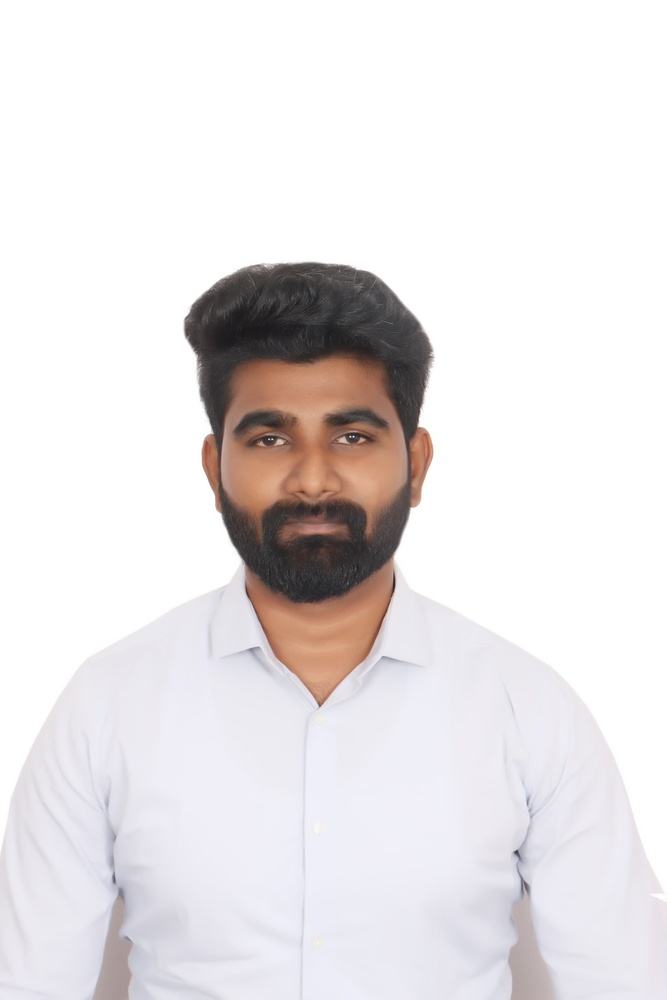
#> input picture opencv/demoimages/Prem_picture.jpg, 667 x 1000 px, shrunk from 2320 x 3480 before the run, found by its file name
$ python 2dconvolution.py
#> lines starting #> are read from the running program, lines starting #| are printed output that depends on the picture
import cv2
import os
import matplotlib.pyplot as plt
import numpy as np
def convolution2d():
    root = os.getcwd()
    filename = 'demoimages//Prem_picture.JPG'
    imagePath = os.path.join(root,filename)
    img =  cv2.imread(imagePath)
#> img is the input picture: shape (1000, 667, 3); mean B, G, R 228.9, 227.9, 231.6
    imgRGB = cv2.cvtColor(img, cv2.COLOR_BGR2RGB)
    n=100
    Kernel = np.ones((n,n),np.float32)/(n*n)
    imgFiltered = cv2.filter2D(imgRGB,-1,Kernel)
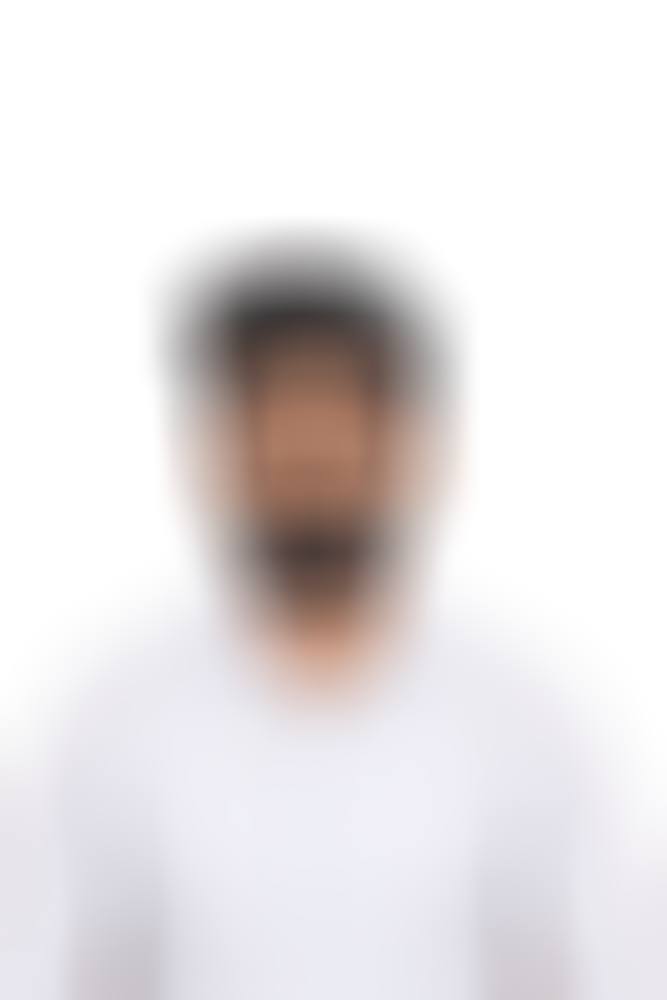
#> imgFiltered: shape (1000, 667, 3); mean R, G, B 231.6, 227.9, 228.9
    plt.figure()

    plt.subplot(121)
    plt.imshow(imgRGB)
    plt.title('Original Image')

    plt.subplot(122)
    plt.imshow(imgFiltered)
    plt.title('Filtered Image')

    plt.show()
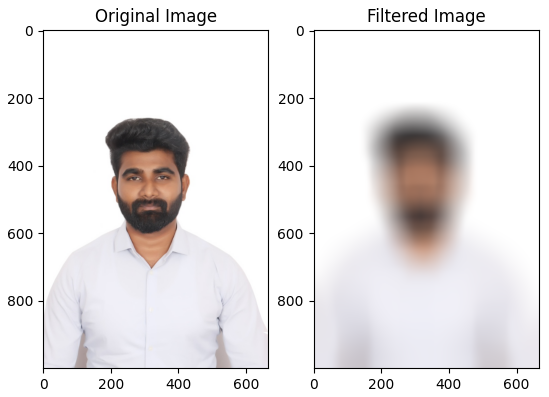
#> figure drawn by matplotlib, 2 panels
if __name__ == "__main__":
    convolution2d()

$ run again, with opencv/demoimages/10104782.jpg copied over opencv/demoimages/Prem_picture.jpg
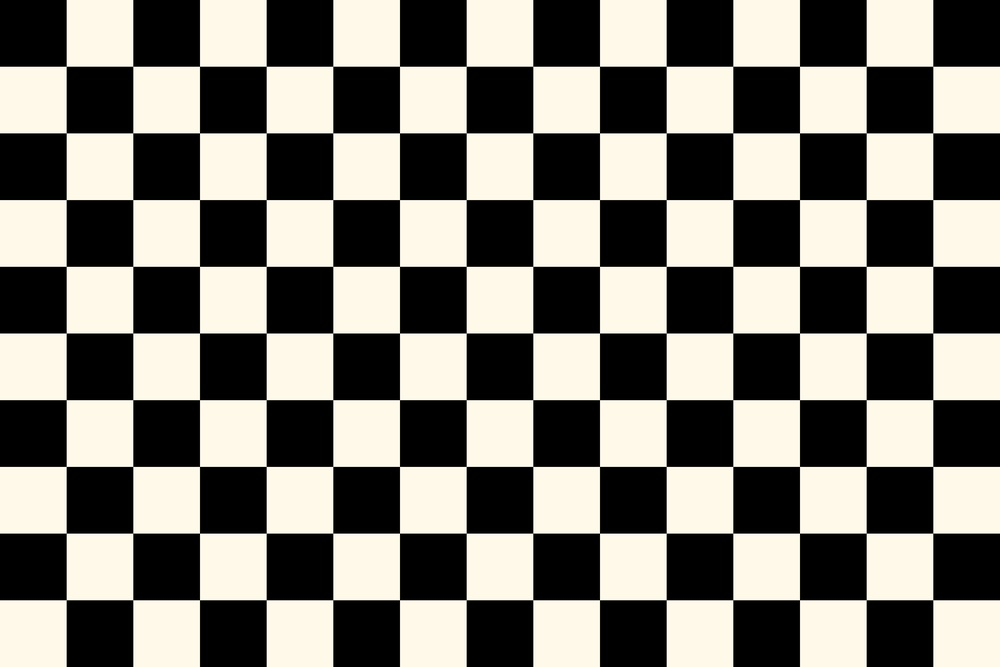
#> input picture opencv/demoimages/10104782.jpg, 1000 x 667 px, shrunk from 3000 x 2000 before the run, found by its file name
#> in convolution2d, img is the input picture: shape (667, 1000, 3); mean B, G, R 116.9, 124.7, 127.5
#> in convolution2d, `imgFiltered = cv2.filter2D(imgRGB,-1,Kernel)`:
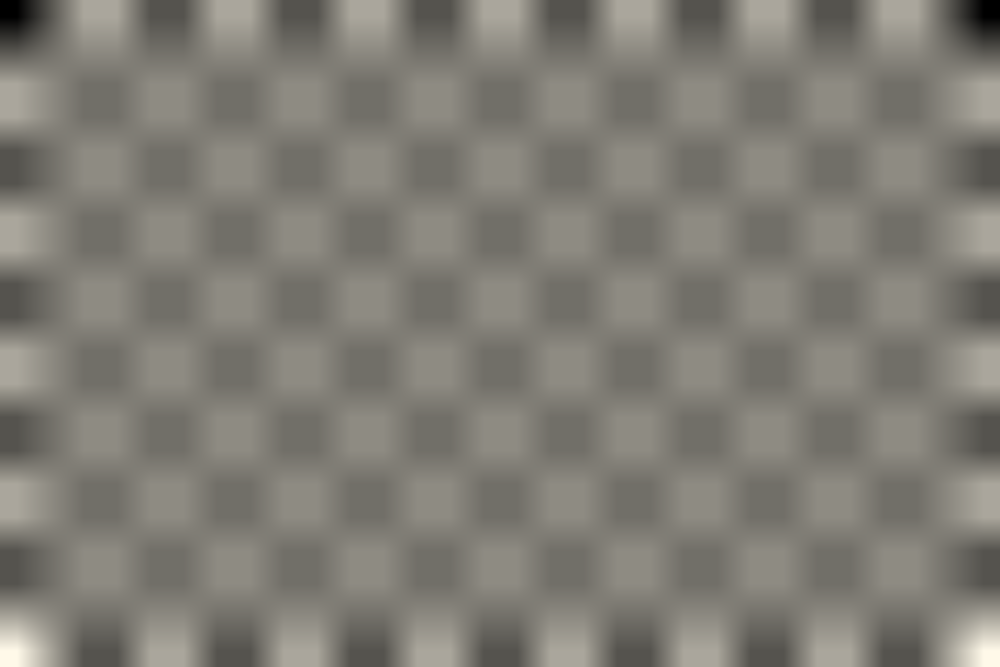
#> imgFiltered: shape (667, 1000, 3); mean R, G, B 127.5, 124.7, 116.9
#> in convolution2d, `plt.show()`:
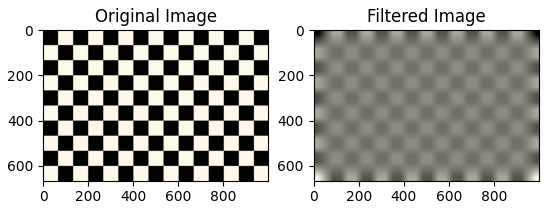
#> figure drawn by matplotlib, 2 panels
